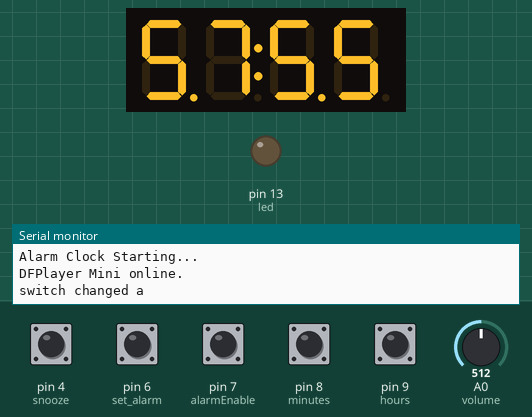
Simulated run of this sketch. Board: Arduino Uno, built with avr-gcc and run on an emulated ATmega328P. Parts: 4-digit seven-segment display, output pins drawn as LEDs (lit = HIGH), the last lines printed to the serial monitor. Inputs (shaded band) come from the test bench; at power-on: pin 4 (snooze), pin 6 (set_alarm), pin 7 (alarmEnable), pin 8 (minutes), pin 9 (hours) HIGH, A0 (volume) = 512. The local clock reads 2024-03-15 10:24:30 at power-on unless the sketch sets it; EEPROM starts erased; the audio player accepts every command and is not drawn.

Above: at 1.7 s.
1.8 s: pin 6 (set_alarm) pulled LOW for 1 s
At 2.7 s:
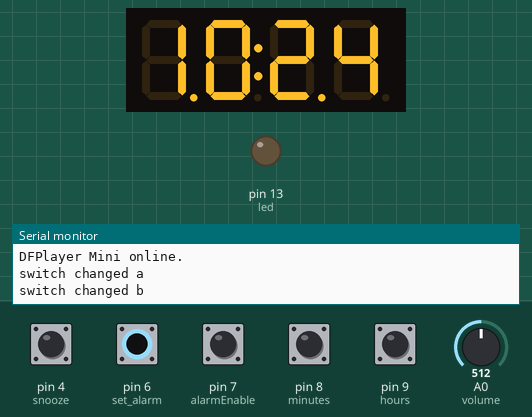
4.3 s: pin 8 (minutes) pulled LOW for 1 s
At 6.0 s:
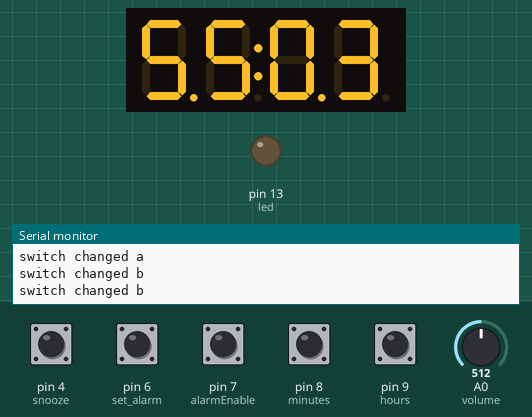
6.8 s: pin 9 (hours) pulled LOW for 0.15 s
At 7.4 s:
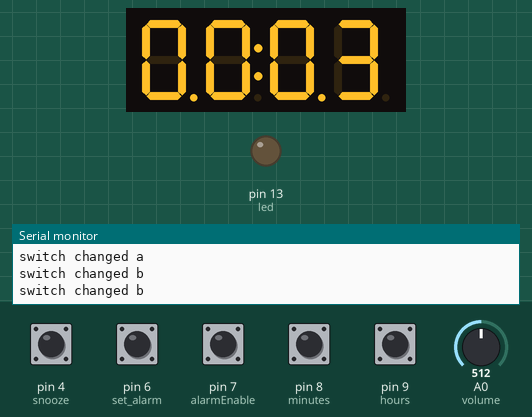
8.5 s: pin 9 (hours) pulled LOW for 1 s
At 10.5 s:
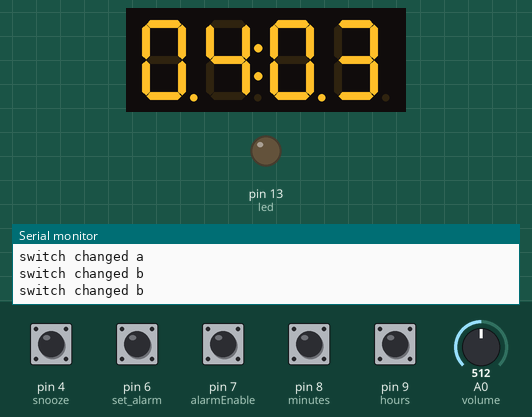
11.0 s: pin 8 (minutes) pulled LOW for 0.15 s
At 11.9 s:
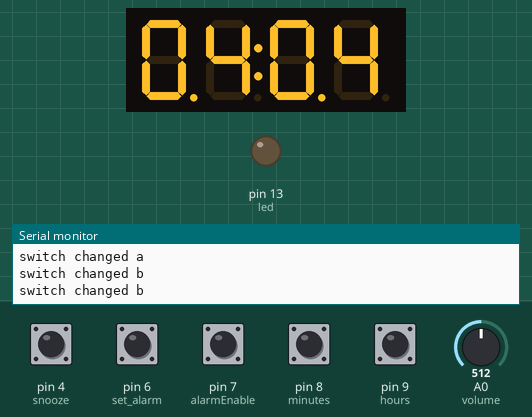
Timing chart, 0 to 13.7 s (numbered marks = the images above; inputs shaded):
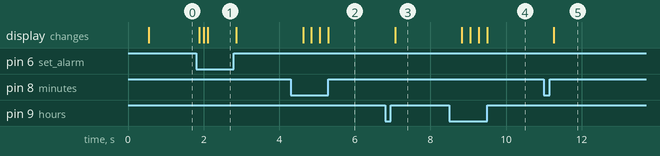

Measured:
- after the input at 1.8 s, the display: changes after 0.09 s (image 1)
- after the input at 4.3 s, the display: first changes after 0.33 s (image 2 shows a later state)
- after the input at 6.8 s, the display: changes after 0.26 s (image 3)
- after the input at 8.5 s, the display: first changes after 0.33 s (image 4 shows a later state)
- after the input at 11.0 s, the display: changes after 0.27 s (image 5)

The sketch:

Digital_Alarm_Clock1_2.ino
```cpp
//Digital Alarm Clock Kit
//Cyber City Circuits LLC
//By Timothy Moody - 7 July 2021

#include "RTClib.h"         //RTC Library
#include <TM1637Display.h>  //Display Library
#include "Arduino.h"
#include "SoftwareSerial.h"
#include "DFRobotDFPlayerMini.h"
#include <EEPROM.h>

//Assign Pin Names
int disp_di      =  2;
int disp_clk     =  3;
int snooze       =  4;
int set_alarm    =  6;
int alarmEnable  =  7;
int minutes      =  8;
int hours        =  9;
int rtc_sqw      = 10;
int df_play_rx   = 11;
int df_play_tx   = 12;
int led          = 13;
int volume       = 14;

//variables to hold most for most recenty updated clock time values
int previousHour;
int previousMinute;

//Set Variables For AlarmTime and play flag

int alarmHour = EEPROM.read(2);
int alarmMinute = EEPROM.read(0);
int alarmTime;
int alarmFlag = 0;

//set variables for snooze timer
int snoozeTimer;

//set variables for saving alarm to eeprom
int alarmSwitchState = 0;
int lastAlarmSwitchState = 0;

//eeprom addresses
int alarmMinutesEeprom = 0;
int alarmHoursEeprom = 2;

//Setup SoftwareSerial
SoftwareSerial mySoftwareSerial(df_play_tx, df_play_rx); //RX, TX

//Setup DFPlayer
DFRobotDFPlayerMini myDFPlayer;
float volumeValue; //set variable to hold volume
int dfplayer_volume_max = 20; // Must Be =< 30.

//Set up real time clock
RTC_DS3231 rtc;

//Set up the Display
TM1637Display display = TM1637Display(disp_clk, disp_di);
int displayBrightness = 1;

int wait = 100;

void setup() {
  mySoftwareSerial.begin(9600);
  Serial.begin(9600);
  Serial.println("Alarm Clock Starting...");
  pinMode(led,         OUTPUT);
  pinMode(minutes,     INPUT_PULLUP);
  pinMode(hours,       INPUT_PULLUP);
  pinMode(set_alarm,   INPUT_PULLUP);
  pinMode(alarmEnable, INPUT_PULLUP);
  pinMode(snooze,      INPUT_PULLUP);

//set up the dfplayer
if (!myDFPlayer.begin(mySoftwareSerial)) {  //Use softwareSerial to communicate with mp3.
    Serial.println(F("Unable to begin:"));
    Serial.println(F("1.Please recheck the connection!"));
    Serial.println(F("2.Please insert the SD card!"));
    while(true){
      delay(0); // Code to compatible with ESP8266 watch dog.
    }
}
Serial.println(F("DFPlayer Mini online."));
changeVolume();

//set up the real time clock
  if (! rtc.begin()) {
    Serial.println("Couldn't find RTC");
    while (1);
  }
  // Check if the RTC lost power and if so, set the time
  if (rtc.lostPower()) {
    Serial.println("RTC lost power, lets set the time!");
    rtc.adjust(DateTime(F(__DATE__), F(__TIME__)));
  }

  // Set the display brightness (0-7)
  display.setBrightness(displayBrightness);

  // Clear the display
  display.clear();


}

void loop() {
//read the real time clock and store the values into varibles
  DateTime now = rtc.now();
  previousMinute = now.hour();
  previousHour = now.minute();

  // Create time format to display
  int displaytime = (now.hour() * 100) + now.minute();

  //code to execute while set alarm switch is set to alarm
  while(digitalRead(set_alarm) == HIGH){

    alarmTime = (alarmHour * 100) + alarmMinute;
  //display alarm time
    display.showNumberDecEx(alarmTime, 0b11100000, true);
    delay(wait);

  //adjust alarm hours and minutes
    adjustAlarmMinutes(minutes);
    adjustAlarmHours(hours);
    alarmFlag = 0;

   //monitor switch alarm/time switch change and store alarm time to eprom
    alarmSwitchState = digitalRead(set_alarm);
    if(alarmSwitchState != lastAlarmSwitchState){
      Serial.println("switch changed a");
      EEPROM.write(alarmMinutesEeprom, alarmMinute);
      EEPROM.write(alarmHoursEeprom, alarmHour);
    }
     lastAlarmSwitchState = alarmSwitchState;
     delay(wait);
  }

 //code to execute while set alarm switch is set to time
  while(digitalRead(set_alarm) == LOW){
    //pull current time from real time clock
    DateTime now = rtc.now();
    //calculate display time the *100 is used for hours because the number is technically a 4 digit number
    displaytime = (now.hour() * 100) + now.minute();
    //display clock time on screen
    display.showNumberDecEx(displaytime, 0b11100000, true);
    delay(wait);

    //check to see if time has Changed if so update the display
    if(previousHour != now.hour() || previousMinute != now.minute()){
        display.clear();
        delay(wait);
        display.showNumberDecEx(displaytime, 0b11100000, true);
        previousHour = now.hour();
        previousMinute = now.minute();
        }

    //Adjust Minute/Hour Values
    adjustMinute(minutes);
    adjustHour(hours);

    //check to see if time matches alarm and if so sound alarm
    checkAlarm(alarmEnable);

    // read potentiometer for volume level
    changeVolume();
    //Serial.println(volumeValue);
    snoozeCheck(snooze);
    alarmSwitchState = digitalRead(set_alarm);
    if(alarmSwitchState != lastAlarmSwitchState){
      Serial.println("switch changed b");
      EEPROM.write(alarmMinutesEeprom, alarmMinute);
      EEPROM.write(alarmHoursEeprom, alarmHour);
      }
    lastAlarmSwitchState = alarmSwitchState;
     //toggle led when the alarm is on
    if (digitalRead(set_alarm) == LOW && digitalRead(alarmEnable) == LOW && now.minute() == alarmMinute && now.hour() == alarmHour  && alarmFlag == 1){
      togglePin(led); delay(wait);
     }
    }
}

void togglePin(int pinName){
  boolean pinState = digitalRead(pinName);
  if(pinState == true){
    digitalWrite(pinName, false);
  }
  else{
    digitalWrite(pinName, true);
  }
}

//Adjust Clock Minute when switch is set to time
void adjustMinute(int pinName){
  DateTime now = rtc.now();
  int minuteVal = digitalRead(pinName);
      if (minuteVal == LOW) {
        previousMinute = (previousMinute + 1);
        // make sure that the minites cycle back to 0 when you get to 60
        if(previousMinute >= 60){
          previousMinute = 0;}
        rtc.adjust(DateTime(2014, 1, 21, now.hour(), previousMinute, 0));
      }
}

//Adjust Clock Hour when switch is set to time
void adjustHour(int pinName){
  DateTime now = rtc.now();
  int hourVal = digitalRead(pinName);
  if (hourVal == LOW) {
    previousHour = (previousHour + 1);
// make sure that the minites cycle back to 0 when you get to 25
    if(previousHour > 23){
      previousHour = 0;
      }
   rtc.adjust(DateTime(2014, 1, 21, previousHour, now.minute(), 0));
    }
}

//check to see if alarm is enabled and the time matches, if so sound alarm
void checkAlarm(int pinName){
  DateTime now = rtc.now();
  int alarmSwitch = digitalRead(pinName);
  if (alarmSwitch == LOW && now.minute() == alarmMinute && now.hour() == alarmHour  && alarmFlag == 0){
    Serial.println("Alarm BEEP BEEP BEEP");
    myDFPlayer.play(1);
    alarmFlag = 1;
  }
  //if the alarm is
  if (alarmSwitch == HIGH){
     myDFPlayer.pause();
  }
}

//adjust alarm minutes when switch set to alarm
void adjustAlarmMinutes(int pinName){
  int minuteVal = digitalRead(pinName);
  if (minuteVal == LOW) {
    alarmMinute = alarmMinute + 1;
    if(alarmMinute > 59){
        alarmMinute = 0;
    }
  }
}

//adjust alarm hours when switch set to alarm
void adjustAlarmHours(int pinName){
  int hourVal = digitalRead(pinName);
  if (hourVal == LOW) {
    alarmHour = alarmHour +1;
    if(alarmHour > 23){
      alarmHour = 0;
    }
  }
}

void snoozeCheck(int pinNameSnooze){
  int snoozeVal = digitalRead(pinNameSnooze);
  if (snoozeVal == LOW){
    snoozeTimer = alarmMinute;
    if (alarmFlag == 1){
      myDFPlayer.pause();
      alarmMinute = snoozeTimer + 5;
      alarmFlag = 0;

      //increment hour and calculate minutes if snooze time puts minutes past 59
      if(alarmMinute > 59){
        alarmMinute = (alarmMinute - 59);
           if(alarmHour == 23){
        alarmHour = 0;
        alarmMinute = alarmMinute - 1;
        }
        else if(alarmHour != 23){
        alarmHour = alarmHour + 1;
        alarmMinute = alarmMinute - 1;
        }
      }
    }
  }
}

//Change the volume for the dfplayer
void changeVolume(){
  volumeValue = ((analogRead(volume)) * dfplayer_volume_max) / 1024.00;
  myDFPlayer.volume(volumeValue);
}
```
